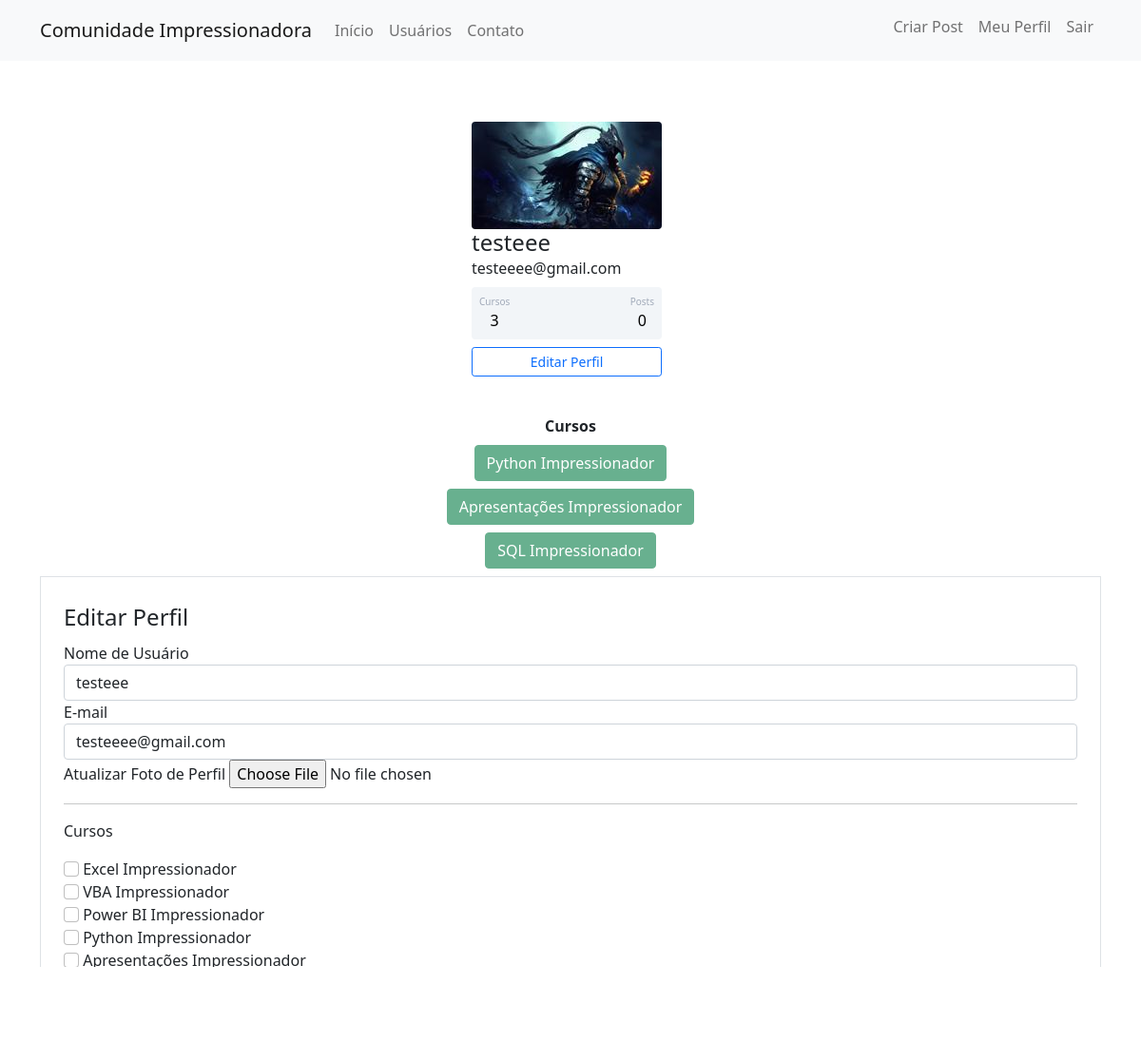
/perfil/editar (signed in), run on the app's committed database.
### comunidadeimpressionadora/models.py (models this page shows)
class Usuario(db.Model, UserMixin):
    __tablename__ = 'usuarios'
    id = db.Column(db.Integer, primary_key=True)
    username = db.Column(db.String(80), unique=True, nullable=False)
    email = db.Column(db.String, unique=True, nullable=False)
    senha = db.Column(db.String(30), nullable=False)
    foto_perfil = db.Column(db.String, default='default.jpg')
    cursos = db.Column(db.String, nullable=False, default='Não informado!')
    posts = db.relationship('Post', backref='autor', lazy=True)

### comunidadeimpressionadora/routes.py (the view)
@app.route('/perfil/editar', methods=['GET', 'POST'])
@login_required
def editar_perfil():
    form = FormEditarPerfil()
    if form.validate_on_submit():
        current_user.email = form.email.data
        current_user.username = form.username.data
        if form.foto_perfil.data:
            nome_imagem = salvar_imagem(form.foto_perfil.data)
            current_user.foto_perfil = nome_imagem
        current_user.cursos = atualizar_cursos(form)
        db.session.commit()
        flash('Perfil atualizacado com Sucesso!', 'alert-success')
        return redirect(url_for('perfil'))
    elif request.method == 'GET':
        form.email.data = current_user.email
        form.username.data = current_user.username
    foto_perfil = url_for('static', filename='fotos_perfil/{}'.format(current_user.foto_perfil))
    return render_template('editarperfil.html', foto_perfil=foto_perfil, form=form)

### comunidadeimpressionadora/forms.py (shortened to what this page needs)
class FormEditarPerfil(FlaskForm):
    username = StringField('Nome de Usuário', validators=[DataRequired()])
    email = StringField('E-mail', validators=[DataRequired(), Email()])
    foto_perfil = FileField('Atualizar Foto de Perfil', validators=[FileAllowed(['jpg','png'])])
    curso_excel = BooleanField('Excel Impressionador')
    curso_vba = BooleanField('VBA Impressionador')
    curso_powerbi = BooleanField('Power BI Impressionador')
    curso_python = BooleanField('Python Impressionador')
    curso_ppt = BooleanField('Apresentações Impressionador')
    curso_sql = BooleanField('SQL Impressionador')
    botao_submit_editar_perfil = SubmitField('Confirmar Edição')

### comunidadeimpressionadora/models.py (called while the page is built)
@login_manager.user_loader
def load_usuario(id_usuario):
     return Usuario.query.get(int(id_usuario))

### comunidadeimpressionadora/templates/editarperfil.html (shortened to what this page needs)
{% extends 'perfil.html'%}
{% block forms_editar_perfil %}
<div class="container">
            <div class="row">
                <div class="col">
                    <form method="POST" action="" class="border p-4 mt-2" enctype="multipart/form-data">
                        <Legend>Editar Perfil</Legend>
                        <fieldset>
                             <div class="form-group">
                                {{ form.username.label(class="form-control-label") }}
                                {% if form.username.errors %}
                                    {{ form.username(class="form-control is-invalid") }}
                                    <div class="invalid-feedback">
                                        {% for erro in form.username.errors %}
                                            {{ erro }}
                                        {% endfor %}
                                    </div>
                                {% else %}
                                    {{ form.username(class="form-control") }}
                                {% endif %}
                            </div>
                            <div class="form-group">
                                {{ form.email.label(class="form-control-label") }}
                                {% if form.email.errors %}
                                    {{ form.email(class="form-control is-invalid") }}
                                    <div class="invalid-feedback">
                                        {% for erro in form.email.errors %}
                                            {{ erro }}
                                        {% endfor %}
                                    </div>
                                {% else %}
                                    {{ form.email(class="form-control") }}
                                {% endif %}
                            </div>
                            <div class="form-group">
                                {{ form.foto_perfil.label }}
                                {{ form.foto_perfil(class="form-control-file") }}
                            </div>
                            <hr>
                            <p>Cursos</p>
                            {% for campo in form %}
                                {% if 'curso_' in campo.name %}
                                    <div class="form-group">
                                        {{ campo(class="form-check-input") }}
                                        {{ campo.label(class="form-check-label") }}
                                    </div>
                                {% endif %}
                            {% endfor %}
                        </fieldset>
                        {{ form.botao_submit_editar_perfil(class="btn btn-primary mt-2") }}
                    </form>
                </div>
            </div>
        </div>
{% endblock %}

### comunidadeimpressionadora/templates/perfil.html
{% extends 'base.html'%}
{% block body %}
    <div class="container mt-5 d-flex flex-column align-items-center">
        <div class="card p-3 mb-4" style="max-width: 450px; width: 100%;">
            <div class="d-flex flex-column align-items-center">
                <div class="image pe-2"> <img src="{{ foto_perfil }}" class="rounded" width="200" >
                    <div class="ml-3 w-100 ">
                       <h4 class="mb-0 mt-0">{{ current_user.username }}</h4>
                        <span>{{ current_user.email }}</span>
                       <div class="p-2 mt-2 bg-primary d-flex justify-content-between rounded text-white stats" style="text-align: center">
                           {% if 'Não informado' in current_user.cursos %}
                                <div class="d-flex flex-column"><span class="articles">Cursos</span><span class="number1">0</span></div>
                           {% else %}
                               <div class="d-flex flex-column"><span class="articles">Cursos</span><span class="number1">{{ current_user.cursos.count(';') + 1 }}</span></div>
                           {% endif %}
                            <div class="d-flex flex-column"><span class="rating">Posts</span><span class="number3">0</span></div>
                       </div>
                        <div class="button mt-2 d-flex flex-row align-items-center">
                            <a class="w-100" href="{{ url_for('editar_perfil') }}">
                                <button class="btn btn-sm btn-outline-primary w-100">Editar Perfil</button>
                            </a>
                        </div>
                    </div>
                </div>
            </div>
        </div>
    </div>
<div class="row justify-content-center">
    <div class="col col-4" style="text-align: center">
        <strong>Cursos</strong><br>
        {% for curso in current_user.cursos.split(";") %}
            <button type="button" class="btn btn-success mt-2" disabled>{{ curso }}</button>
        {% endfor %}
    </div>
</div>
{% block forms_editar_perfil %}
{% endblock %}
{% endblock %}

### comunidadeimpressionadora/static/main.css (style rules this page uses)
.card { width: 400px; border: none; border-radius: 10px; background-color: #fff; }
.stats { background: #f2f5f8 !important; color: #000 !important; }
.articles { font-size:10px; color: #a1aab9; }
.number1 { font-weight:500; }
.rating { font-size:10px; color: #a1aab9; }
.number3 { font-weight:500; }

### data on the page
Usuario: username "testeee", email "testeeee@gmail.com", cursos "3"

### other printed values
{{ curso }} "Python Impressionador" "Apresentações Impressionador" "SQL Impressionador"
{{ campo.label(class="form-check-label") }} "Excel Impressionador" "VBA Impressionador" "Power BI Impressionador" "Python Impressionador" "Apresentações Impressionador"
